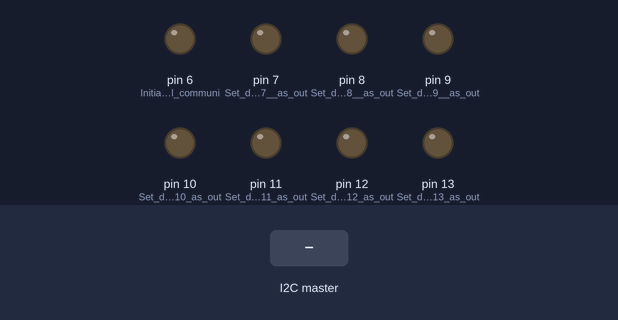
A sketch run on a simulated Arduino Uno, built with avr-gcc and run on an emulated ATmega328P. Parts: output pins drawn as LEDs (lit = HIGH). Inputs (shaded band) come from the test bench. What the sketch prints to the serial monitor is not drawn.

Above: at 1.2 s.
1.3 s: the I2C master sends the byte 5
At 2.0 s:
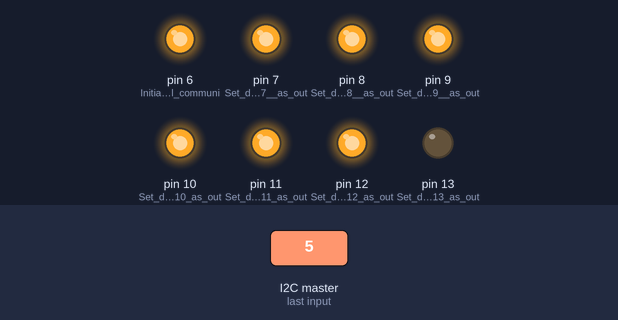
3.0 s: the I2C master sends the byte 90
4.5 s: the I2C master sends the byte 200
Timing chart, 0 to 7.5 s (numbered marks = the images above; inputs shaded):
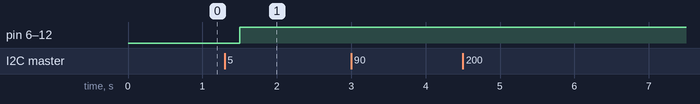

Measured:
- after the input at 1.3 s, pin 6 (Initialize_serial_communi), pin 7 (Set_digital_pin_7__as_out), pin 8 (Set_digital_pin_8__as_out), pin 9 (Set_digital_pin_9__as_out), pin 10 (Set_digital_pin_10_as_out), pin 11 (Set_digital_pin_11_as_out), pin 12 (Set_digital_pin_12_as_out): LOW → HIGH after 0.20 s
- after the input at 3.0 s, every drawn part: stays the same
- after the input at 4.5 s, every drawn part: stays the same

The sketch:

Slave_Arduino.ino
```cpp
#include <Wire.h>

#define BUFFER_SIZE 32  // Define buffer size for received string

char receivedString[BUFFER_SIZE];  // Buffer to store received string
boolean newData = false;           // Flag to indicate new data received

void setup() {
  Wire.begin(9);        // Initialize I2C communication with slave address 9
  Wire.onReceive(receiveEvent);  // Set up receive handler
  Serial.begin(9600);
  pinMode(13, OUTPUT); // Set digital pin 13 as output
  pinMode(12, OUTPUT); // Set digital pin 12 as output
  pinMode(11, OUTPUT); // Set digital pin 11 as output
  pinMode(10, OUTPUT); // Set digital pin 10 as output
  pinMode(9, OUTPUT);  // Set digital pin 9  as output
  pinMode(8, OUTPUT);  // Set digital pin 8  as output
  pinMode(7, OUTPUT);  // Set digital pin 7  as output
  pinMode(6, OUTPUT); // Initialize serial communication
  Serial.println("Check");
}

void loop() {
  if (newData) {
    // Print received string
    Serial.print("Received data");
    Serial.println(receivedString);
    String str = String(receivedString);
    float operand2 = str.toFloat();
    Serial.println(operand2);
    float floatValue = operand2; // Change this to the desired float value within the range -12.00 to 12.00
    int mappedValue = map(floatValue * 100, -1200, 1200, 0, 255); // Map the float value to the range 0 to 255
    byte binaryValue = byte(mappedValue); // Convert the mapped integer value to a byte (8-bit) value
    delay(200);
  // Output the binary representation to digital pins 13 to 6
    digitalWrite(13, (binaryValue >> 7) & 1);
    digitalWrite(12, (binaryValue >> 6) & 1);
    digitalWrite(11, (binaryValue >> 5) & 1);
    digitalWrite(10, (binaryValue >> 4) & 1);
    digitalWrite(9, (binaryValue >> 3) & 1);
    digitalWrite(8, (binaryValue >> 2) & 1);
    digitalWrite(7, (binaryValue >> 1) & 1);
    digitalWrite(6, binaryValue & 1);
    Serial.println(binaryValue);

    // Reset flag
    newData = false;
  }

  delay(100);

}

void receiveEvent(int bytes) {
  int i = 0;
  while (Wire.available() && i < BUFFER_SIZE - 1) {
    receivedString[i] = Wire.read();  // Read data from master
    i++;
  }
  receivedString[i] = '\0';  // Null-terminate the string
  newData = true;  // Set flag to indicate new data received
}
```
